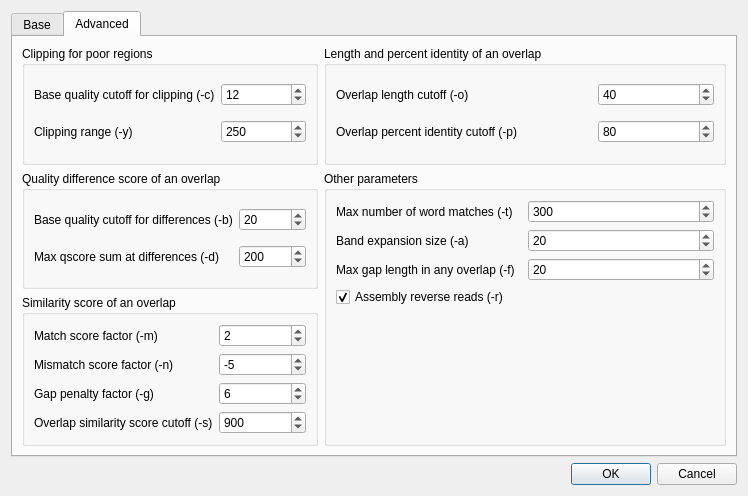
<?xml version="1.0" encoding="UTF-8"?>
<ui version="4.0">
 <class>CAP3SupportDialog</class>
 <widget class="QDialog" name="CAP3SupportDialog">
  <property name="geometry">
   <rect>
    <x>0</x>
    <y>0</y>
    <width>748</width>
    <height>496</height>
   </rect>
  </property>
  <property name="windowTitle">
   <string>Contig Assembly with CAP3</string>
  </property>
  <layout class="QGridLayout" name="gridLayout_6">
   <property name="sizeConstraint">
    <enum>QLayout::SetMinAndMaxSize</enum>
   </property>
   <item row="0" column="0" colspan="2">
    <widget class="QTabWidget" name="tabWidget">
     <property name="currentIndex">
      <number>1</number>
     </property>
     <widget class="QWidget" name="tab">
      <attribute name="title">
       <string>Base</string>
      </attribute>
      <layout class="QVBoxLayout" name="verticalLayout">
       <item>
        <widget class="QLabel" name="label">
         <property name="text">
          <string>Input files (long DNA reads to assembly)</string>
         </property>
        </widget>
       </item>
       <item>
        <layout class="QGridLayout" name="gridLayout">
         <item row="0" column="0" rowspan="4">
          <widget class="QListWidget" name="seqList">
           <property name="toolTip">
            <string>&lt;!DOCTYPE HTML PUBLIC &quot;-//W3C//DTD HTML 4.0//EN&quot; &quot;http://www.w3.org/TR/REC-html40/strict.dtd&quot;&gt;
&lt;html&gt;&lt;head&gt;&lt;meta name=&quot;qrichtext&quot; content=&quot;1&quot; /&gt;&lt;style type=&quot;text/css&quot;&gt;
p, li { white-space: pre-wrap; }
&lt;/style&gt;&lt;/head&gt;&lt;body style=&quot; font-family:'Ubuntu'; font-size:11pt; font-weight:400; font-style:normal;&quot;&gt;
&lt;p style=&quot; margin-top:0px; margin-bottom:0px; margin-left:0px; margin-right:0px; -qt-block-indent:0; text-indent:0px;&quot;&gt;Sequences in FASTA or FASTQ formats are supported. &lt;/p&gt;
&lt;p style=&quot; margin-top:0px; margin-bottom:0px; margin-left:0px; margin-right:0px; -qt-block-indent:0; text-indent:0px;&quot;&gt;The quality scores for FASTA sequences can be provided in an additional file. The file must be located in the same folder as the original sequences and have the same name as FASTA file, but another extension: &lt;span style=&quot; font-weight:600; font-style:italic;&quot;&gt;.qual&lt;/span&gt;&lt;/p&gt;&lt;/body&gt;&lt;/html&gt;</string>
           </property>
          </widget>
         </item>
         <item row="0" column="1">
          <widget class="QPushButton" name="addButton">
           <property name="text">
            <string>Add</string>
           </property>
          </widget>
         </item>
         <item row="1" column="1">
          <widget class="QPushButton" name="removeButton">
           <property name="text">
            <string>Remove</string>
           </property>
          </widget>
         </item>
         <item row="2" column="1">
          <widget class="QPushButton" name="removeAllButton">
           <property name="text">
            <string>Remove All</string>
           </property>
          </widget>
         </item>
         <item row="3" column="1">
          <spacer name="verticalSpacer_2">
           <property name="orientation">
            <enum>Qt::Vertical</enum>
           </property>
           <property name="sizeHint" stdset="0">
            <size>
             <width>20</width>
             <height>40</height>
            </size>
           </property>
          </spacer>
         </item>
        </layout>
       </item>
       <item>
        <widget class="QLabel" name="label_2">
         <property name="text">
          <string>Result contig</string>
         </property>
        </widget>
       </item>
       <item>
        <layout class="QHBoxLayout" name="horizontalLayout">
         <item>
          <widget class="QLineEdit" name="outputPathLineEdit">
           <property name="toolTip">
            <string>Path to result contig alignment in ACE format.</string>
           </property>
           <property name="readOnly">
            <bool>true</bool>
           </property>
          </widget>
         </item>
         <item>
          <widget class="QToolButton" name="specifyOutputPathButton">
           <property name="text">
            <string>...</string>
           </property>
          </widget>
         </item>
        </layout>
       </item>
      </layout>
     </widget>
     <widget class="QWidget" name="tab_2">
      <attribute name="title">
       <string>Advanced</string>
      </attribute>
      <layout class="QGridLayout" name="gridLayout_2">
       <item row="0" column="0">
        <widget class="QGroupBox" name="groupBox_3">
         <property name="title">
          <string>Clipping for poor regions</string>
         </property>
         <layout class="QGridLayout" name="gridLayout_4">
          <item row="0" column="0">
           <widget class="QLabel" name="label_5">
            <property name="text">
             <string>Base quality cutoff for clipping (-c)</string>
            </property>
           </widget>
          </item>
          <item row="0" column="1">
           <widget class="QSpinBox" name="baseQualityClipCutoffBox">
            <property name="minimum">
             <number>6</number>
            </property>
            <property name="value">
             <number>12</number>
            </property>
           </widget>
          </item>
          <item row="1" column="0">
           <widget class="QLabel" name="label_8">
            <property name="text">
             <string>Clipping range (-y)</string>
            </property>
           </widget>
          </item>
          <item row="1" column="1">
           <widget class="QSpinBox" name="clippingRangeBox">
            <property name="minimum">
             <number>6</number>
            </property>
            <property name="maximum">
             <number>2147483647</number>
            </property>
            <property name="value">
             <number>250</number>
            </property>
           </widget>
          </item>
         </layout>
        </widget>
       </item>
       <item row="0" column="1" colspan="2">
        <widget class="QGroupBox" name="groupBox_6">
         <property name="title">
          <string>Length and percent identity of an overlap</string>
         </property>
         <layout class="QGridLayout" name="gridLayout_7">
          <item row="0" column="0">
           <widget class="QLabel" name="label_12">
            <property name="text">
             <string>Overlap length cutoff (-o)</string>
            </property>
           </widget>
          </item>
          <item row="0" column="2">
           <widget class="QSpinBox" name="overlapLengthCutoffBox">
            <property name="minimum">
             <number>16</number>
            </property>
            <property name="maximum">
             <number>2147483647</number>
            </property>
            <property name="value">
             <number>40</number>
            </property>
           </widget>
          </item>
          <item row="1" column="0" colspan="2">
           <widget class="QLabel" name="label_15">
            <property name="text">
             <string>Overlap percent identity cutoff (-p)</string>
            </property>
           </widget>
          </item>
          <item row="1" column="2">
           <widget class="QSpinBox" name="overlapPercentIdentityBox">
            <property name="minimum">
             <number>66</number>
            </property>
            <property name="maximum">
             <number>2147483647</number>
            </property>
            <property name="value">
             <number>80</number>
            </property>
           </widget>
          </item>
         </layout>
        </widget>
       </item>
       <item row="1" column="0">
        <widget class="QGroupBox" name="groupBox_2">
         <property name="title">
          <string>Quality difference score of an overlap</string>
         </property>
         <layout class="QGridLayout" name="gridLayout_3">
          <item row="0" column="0">
           <widget class="QLabel" name="label_4">
            <property name="text">
             <string>Base quality cutoff for differences (-b)</string>
            </property>
           </widget>
          </item>
          <item row="0" column="1">
           <widget class="QSpinBox" name="baseQualityDiffCutoffBox">
            <property name="minimum">
             <number>16</number>
            </property>
            <property name="value">
             <number>20</number>
            </property>
           </widget>
          </item>
          <item row="1" column="1">
           <widget class="QSpinBox" name="maxQScoreDiffBox">
            <property name="minimum">
             <number>21</number>
            </property>
            <property name="maximum">
             <number>2147483647</number>
            </property>
            <property name="value">
             <number>200</number>
            </property>
           </widget>
          </item>
          <item row="1" column="0">
           <widget class="QLabel" name="label_6">
            <property name="text">
             <string>Max qscore sum at differences (-d)</string>
            </property>
           </widget>
          </item>
         </layout>
        </widget>
       </item>
       <item row="1" column="1" rowspan="2" colspan="2">
        <widget class="QGroupBox" name="groupBox">
         <property name="title">
          <string>Other parameters</string>
         </property>
         <layout class="QGridLayout" name="gridLayout_8">
          <item row="0" column="0">
           <widget class="QLabel" name="label_7">
            <property name="text">
             <string>Max number of word matches (-t)</string>
            </property>
           </widget>
          </item>
          <item row="0" column="1">
           <widget class="QSpinBox" name="maxNumWordMatchesBox">
            <property name="minimum">
             <number>31</number>
            </property>
            <property name="maximum">
             <number>2147483647</number>
            </property>
            <property name="value">
             <number>300</number>
            </property>
           </widget>
          </item>
          <item row="1" column="0">
           <widget class="QLabel" name="label_3">
            <property name="text">
             <string>Band expansion size (-a)</string>
            </property>
           </widget>
          </item>
          <item row="1" column="1">
           <widget class="QSpinBox" name="bandExpansionBox">
            <property name="toolTip">
             <string/>
            </property>
            <property name="whatsThis">
             <string/>
            </property>
            <property name="minimum">
             <number>10</number>
            </property>
            <property name="maximum">
             <number>2147483647</number>
            </property>
            <property name="value">
             <number>20</number>
            </property>
           </widget>
          </item>
          <item row="2" column="0">
           <widget class="QLabel" name="maxGapLengthInOverlapLabel">
            <property name="text">
             <string>Max gap length in any overlap (-f)</string>
            </property>
           </widget>
          </item>
          <item row="2" column="1">
           <widget class="QSpinBox" name="maxGapLengthBox">
            <property name="minimum">
             <number>2</number>
            </property>
            <property name="maximum">
             <number>2147483647</number>
            </property>
            <property name="value">
             <number>20</number>
            </property>
           </widget>
          </item>
          <item row="3" column="0">
           <widget class="QCheckBox" name="reverseReadsBox">
            <property name="text">
             <string>Assembly reverse reads (-r)</string>
            </property>
            <property name="checked">
             <bool>true</bool>
            </property>
           </widget>
          </item>
          <item row="4" column="0">
           <spacer name="verticalSpacer">
            <property name="orientation">
             <enum>Qt::Vertical</enum>
            </property>
            <property name="sizeHint" stdset="0">
             <size>
              <width>20</width>
              <height>40</height>
             </size>
            </property>
           </spacer>
          </item>
         </layout>
        </widget>
       </item>
       <item row="2" column="0">
        <widget class="QGroupBox" name="groupBox_4">
         <property name="title">
          <string>Similarity score of an overlap</string>
         </property>
         <layout class="QGridLayout" name="gridLayout_5">
          <item row="1" column="0">
           <widget class="QLabel" name="label_11">
            <property name="text">
             <string>Mismatch score factor (-n)</string>
            </property>
           </widget>
          </item>
          <item row="1" column="1">
           <widget class="QSpinBox" name="mismatchScoreFactorBox">
            <property name="minimum">
             <number>-214748364</number>
            </property>
            <property name="maximum">
             <number>-1</number>
            </property>
            <property name="value">
             <number>-5</number>
            </property>
           </widget>
          </item>
          <item row="4" column="0">
           <widget class="QLabel" name="OverlapSimilarityScoreCutoffLabel">
            <property name="text">
             <string>Overlap similarity score cutoff (-s)</string>
            </property>
           </widget>
          </item>
          <item row="4" column="1">
           <widget class="QSpinBox" name="overlapSimilarityScoreCutoffBox">
            <property name="minimum">
             <number>251</number>
            </property>
            <property name="maximum">
             <number>2147483647</number>
            </property>
            <property name="value">
             <number>900</number>
            </property>
           </widget>
          </item>
          <item row="3" column="0">
           <widget class="QLabel" name="label_13">
            <property name="text">
             <string>Gap penalty factor (-g)</string>
            </property>
           </widget>
          </item>
          <item row="0" column="0">
           <widget class="QLabel" name="MaxNumbeOfWordMismatchesBox">
            <property name="text">
             <string>Match score factor (-m)</string>
            </property>
           </widget>
          </item>
          <item row="3" column="1">
           <widget class="QSpinBox" name="gapPenaltyFactorBox">
            <property name="minimum">
             <number>1</number>
            </property>
            <property name="maximum">
             <number>2147483647</number>
            </property>
            <property name="value">
             <number>6</number>
            </property>
           </widget>
          </item>
          <item row="0" column="1">
           <widget class="QSpinBox" name="matchScoreFactorBox">
            <property name="minimum">
             <number>1</number>
            </property>
            <property name="maximum">
             <number>2147483647</number>
            </property>
            <property name="value">
             <number>2</number>
            </property>
           </widget>
          </item>
         </layout>
        </widget>
       </item>
      </layout>
     </widget>
    </widget>
   </item>
   <item row="1" column="0" colspan="2">
    <widget class="QDialogButtonBox" name="buttonBox">
     <property name="standardButtons">
      <set>QDialogButtonBox::Cancel|QDialogButtonBox::Ok</set>
     </property>
    </widget>
   </item>
  </layout>
 </widget>
 <tabstops>
  <tabstop>tabWidget</tabstop>
  <tabstop>baseQualityClipCutoffBox</tabstop>
  <tabstop>clippingRangeBox</tabstop>
  <tabstop>overlapLengthCutoffBox</tabstop>
  <tabstop>overlapPercentIdentityBox</tabstop>
  <tabstop>baseQualityDiffCutoffBox</tabstop>
  <tabstop>maxQScoreDiffBox</tabstop>
  <tabstop>maxNumWordMatchesBox</tabstop>
  <tabstop>bandExpansionBox</tabstop>
  <tabstop>maxGapLengthBox</tabstop>
  <tabstop>matchScoreFactorBox</tabstop>
  <tabstop>mismatchScoreFactorBox</tabstop>
  <tabstop>gapPenaltyFactorBox</tabstop>
  <tabstop>overlapSimilarityScoreCutoffBox</tabstop>
  <tabstop>reverseReadsBox</tabstop>
  <tabstop>seqList</tabstop>
  <tabstop>addButton</tabstop>
  <tabstop>removeButton</tabstop>
  <tabstop>removeAllButton</tabstop>
  <tabstop>outputPathLineEdit</tabstop>
  <tabstop>specifyOutputPathButton</tabstop>
 </tabstops>
 <resources/>
 <connections>
  <connection>
   <sender>buttonBox</sender>
   <signal>accepted()</signal>
   <receiver>CAP3SupportDialog</receiver>
   <slot>accept()</slot>
   <hints>
    <hint type="sourcelabel">
     <x>370</x>
     <y>475</y>
    </hint>
    <hint type="destinationlabel">
     <x>370</x>
     <y>247</y>
    </hint>
   </hints>
  </connection>
  <connection>
   <sender>buttonBox</sender>
   <signal>rejected()</signal>
   <receiver>CAP3SupportDialog</receiver>
   <slot>reject()</slot>
   <hints>
    <hint type="sourcelabel">
     <x>370</x>
     <y>475</y>
    </hint>
    <hint type="destinationlabel">
     <x>370</x>
     <y>247</y>
    </hint>
   </hints>
  </connection>
 </connections>
</ui>
